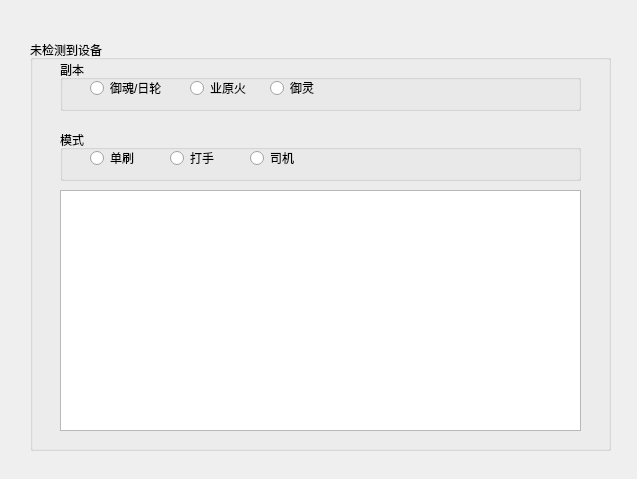
<?xml version="1.0" encoding="UTF-8"?>
<ui version="4.0">
 <class>Form</class>
 <widget class="QWidget" name="Form">
  <property name="geometry">
   <rect>
    <x>0</x>
    <y>0</y>
    <width>637</width>
    <height>479</height>
   </rect>
  </property>
  <property name="windowTitle">
   <string>Form</string>
  </property>
  <widget class="QGroupBox" name="groupBox">
   <property name="geometry">
    <rect>
     <x>30</x>
     <y>40</y>
     <width>581</width>
     <height>411</height>
    </rect>
   </property>
   <property name="title">
    <string>未检测到设备</string>
   </property>
   <widget class="QGroupBox" name="groupBox_2">
    <property name="geometry">
     <rect>
      <x>30</x>
      <y>20</y>
      <width>521</width>
      <height>51</height>
     </rect>
    </property>
    <property name="title">
     <string>副本</string>
    </property>
    <widget class="QRadioButton" name="radioButton">
     <property name="geometry">
      <rect>
       <x>30</x>
       <y>20</y>
       <width>91</width>
       <height>16</height>
      </rect>
     </property>
     <property name="text">
      <string>御魂/日轮</string>
     </property>
    </widget>
    <widget class="QRadioButton" name="radioButton_3">
     <property name="geometry">
      <rect>
       <x>130</x>
       <y>20</y>
       <width>61</width>
       <height>16</height>
      </rect>
     </property>
     <property name="text">
      <string>业原火</string>
     </property>
    </widget>
    <widget class="QRadioButton" name="radioButton_4">
     <property name="geometry">
      <rect>
       <x>210</x>
       <y>20</y>
       <width>51</width>
       <height>16</height>
      </rect>
     </property>
     <property name="text">
      <string>御灵</string>
     </property>
    </widget>
   </widget>
   <widget class="QGroupBox" name="groupBox_3">
    <property name="geometry">
     <rect>
      <x>30</x>
      <y>90</y>
      <width>521</width>
      <height>51</height>
     </rect>
    </property>
    <property name="title">
     <string>模式</string>
    </property>
    <widget class="QRadioButton" name="radioButton_2">
     <property name="geometry">
      <rect>
       <x>30</x>
       <y>20</y>
       <width>61</width>
       <height>16</height>
      </rect>
     </property>
     <property name="text">
      <string>单刷</string>
     </property>
    </widget>
    <widget class="QRadioButton" name="radioButton_5">
     <property name="geometry">
      <rect>
       <x>110</x>
       <y>20</y>
       <width>61</width>
       <height>16</height>
      </rect>
     </property>
     <property name="text">
      <string>打手</string>
     </property>
    </widget>
    <widget class="QRadioButton" name="radioButton_6">
     <property name="geometry">
      <rect>
       <x>190</x>
       <y>20</y>
       <width>61</width>
       <height>16</height>
      </rect>
     </property>
     <property name="text">
      <string>司机</string>
     </property>
    </widget>
   </widget>
   <widget class="QTextBrowser" name="textBrowser">
    <property name="geometry">
     <rect>
      <x>30</x>
      <y>150</y>
      <width>521</width>
      <height>241</height>
     </rect>
    </property>
   </widget>
  </widget>
 </widget>
 <resources/>
 <connections/>
</ui>
